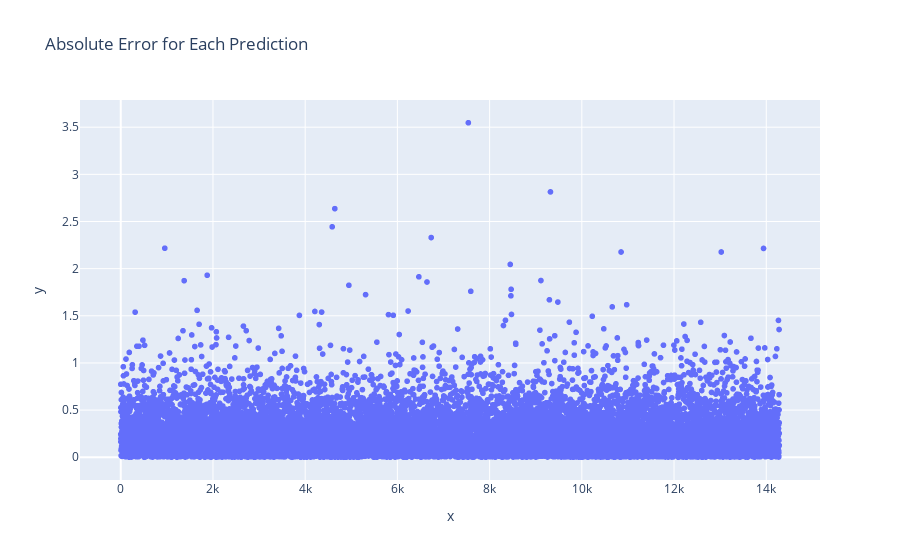

The notebook cell this image was saved under:
### Code cell
# Graph the absolute error
fig = px.scatter(x=error_df.index, y=error_df["Error"].abs(),
                title="Absolute Error for Each Prediction")
#px.xlabel("Data row")
#px.ylabel("Absolute Error")
fig.show()

### Figure 1 — Plotly figure (JSON) as saved in the notebook; plotly's stock layout.template omitted (floating-point values rounded to 4 significant figures; data arrays with more than 128 entries replaced by an {"elided": "..."} marker saying what was removed)
{"data": [{"hovertemplate": "x=%{x}<br>y=%{y}<extra></extra>", "legendgroup": "", "marker": {"color": "#636efa", "symbol": "circle"}, "mode": "markers", "name": "", "showlegend": false, "type": "scattergl", "x": {"elided": "14283 int values"}, "xaxis": "x", "y": {"elided": "14283 float values"}, "yaxis": "y"}], "layout": {"legend": {"tracegroupgap": 0}, "title": {"text": "Absolute Error for Each Prediction"}, "xaxis": {"anchor": "y", "domain": [0, 1], "title": {"text": "x"}}, "yaxis": {"anchor": "x", "domain": [0, 1], "title": {"text": "y"}}}}
